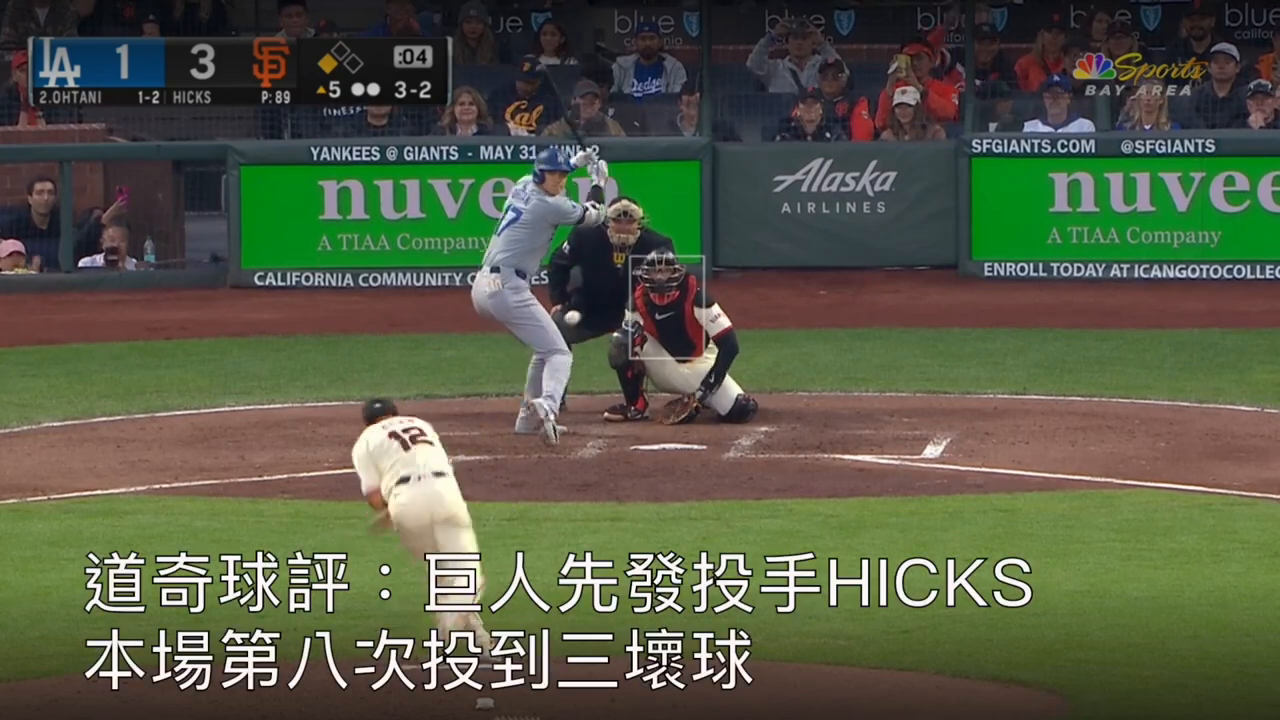
#> input picture frame 2 of video/fastball_7/fastball_7.mp4, 1280 x 720 px
$ python track2.0.py
#> lines starting #> are read from the running program, lines starting #| are printed output that depends on the picture
import cv2
import os

def generate_unique_filename(video_dir, video_name):
    number = 1
    while True:
        output_file_path = os.path.join(video_dir, f'{video_name}-{number}.txt')
        if not os.path.exists(output_file_path):
            return output_file_path
        number += 1

# Load the video
video_path = '../video/fastball_7/fastball_7.mp4'
cap = cv2.VideoCapture(video_path)

# Initialize the tracker
trackers = cv2.legacy.MultiTracker_create()

# Get the first frame
ret, frame = cap.read()
#> frame is the input picture: shape (720, 1280, 3); mean B, G, R 69.8, 90.8, 86

# List to store bounding boxes
bbox_list = []

box_size = 12
# Callback function for mouse events
def draw_bbox(event, x, y, flags, param):
    if event == cv2.EVENT_LBUTTONDOWN:
        bbox = (x-1*box_size, y-1*box_size, 2*box_size, 2*box_size)  # Create a 100x100 square bounding box
        bbox_list.append(bbox)
        cv2.rectangle(frame, (x-1*box_size, y-1*box_size), (x+1*box_size, y+1*box_size), (255, 0, 0), 2)

# Set the callback function for mouse events
cv2.namedWindow("Select Object")
cv2.setMouseCallback("Select Object", draw_bbox)

while True:
    # Display the frame
    cv2.imshow("Select Object", frame)

    # Wait for the Enter key to be pressed
    if cv2.waitKey(1) & 0xFF == 13:  # ASCII value of Enter is 13
#> (key q is pressed here)
        break

# Initialize the tracker with the bounding boxes
for bbox in bbox_list:
    tracker = cv2.legacy.TrackerCSRT_create()
    trackers.add(tracker, frame, bbox)

# Rest of the code remains the same
# 打開文件準備寫入追蹤結果
video_dir = os.path.dirname(video_path)  # 獲取影片所在目錄
video_name = os.path.splitext(os.path.basename(video_path))[0]  # 獲取影片文件名，不包括擴展名
output_file_path = generate_unique_filename(video_dir, video_name)
final_output_file = open(output_file_path, 'w')

total_frames = int(cap.get(cv2.CAP_PROP_FRAME_COUNT))
Output = []
ct = 0
while True:
    # 讀取新的一幀影像
    ret, frame = cap.read()
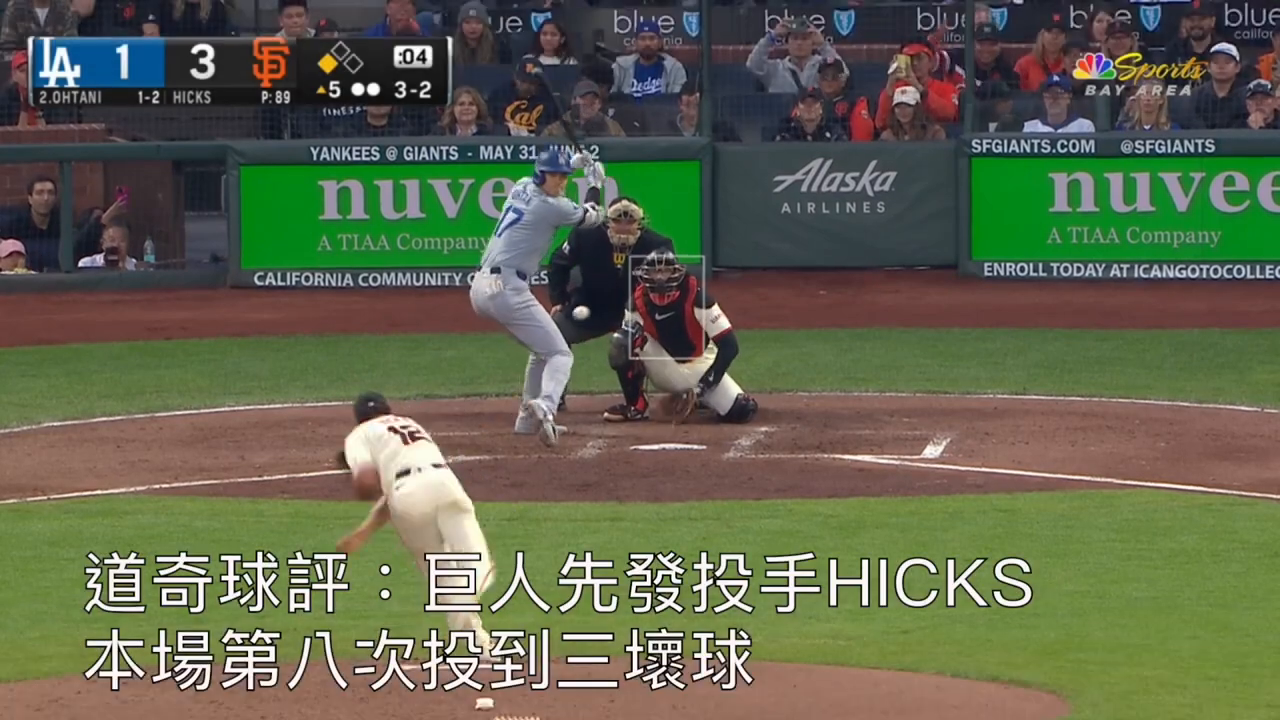
#> input picture frame 3 of video/fastball_7/fastball_7.mp4, 1280 x 720 px
#> frame is the input picture: shape (720, 1280, 3); mean B, G, R 78.2, 101.2, 97.1
    if not ret:
        break

    # 更新追蹤器
    success, boxes = trackers.update(frame)
#> success = True; boxes = ()
    final_output = [0.0] * 13  # 初始化每一幀的結果
    for i, bbox in enumerate(boxes):
        # 繪製追蹤框
        x, y, w, h = [int(pos) for pos in bbox]
        # 繪製追蹤框的中心點
        center_x = x + w // 2
        center_y = y + h // 2
        cv2.rectangle(frame, (x, y), (x+w, y+h), (255, 0, 0), 2)
        cv2.circle(frame, (center_x, center_y), 5, (0, 255, 0), -1)
        # 將中心點坐標寫入文件
        if i < 5:
            final_output[i*2] = -center_y
            final_output[i*2+1] = center_x
        else:
            final_output[11] = -center_y
            final_output[12] = center_x
#> this loop made 0 passes
#> after the loop, final_output = [0, 0, 0, 0, 0, 0, 0, 0, 0, 0, 0, 0, 0]
    # 將每一幀的結果添加到Output列表中
    Output.append(final_output)

    # 顯示結果
    cv2.imshow("Tracking", frame)

    # 按下 'q' 鍵結束追蹤
    if cv2.waitKey(1) & 0xFF == ord('q'):
#> (key q is pressed here)
        break
    ct += 1

#write Output to final_output_file
for i in range(ct):
    for j in range(10):
        final_output_file.write(f"{Output[0][j]} ")
    final_output_file.write(f"{(i+1)/ct*9} ")
    final_output_file.write(f"{Output[i][11]} {Output[i][12]}\n")

# 釋放資源
cap.release()
cv2.destroyAllWindows()

# 關閉文件
final_output_file.close()

$ run again, starting later in the video
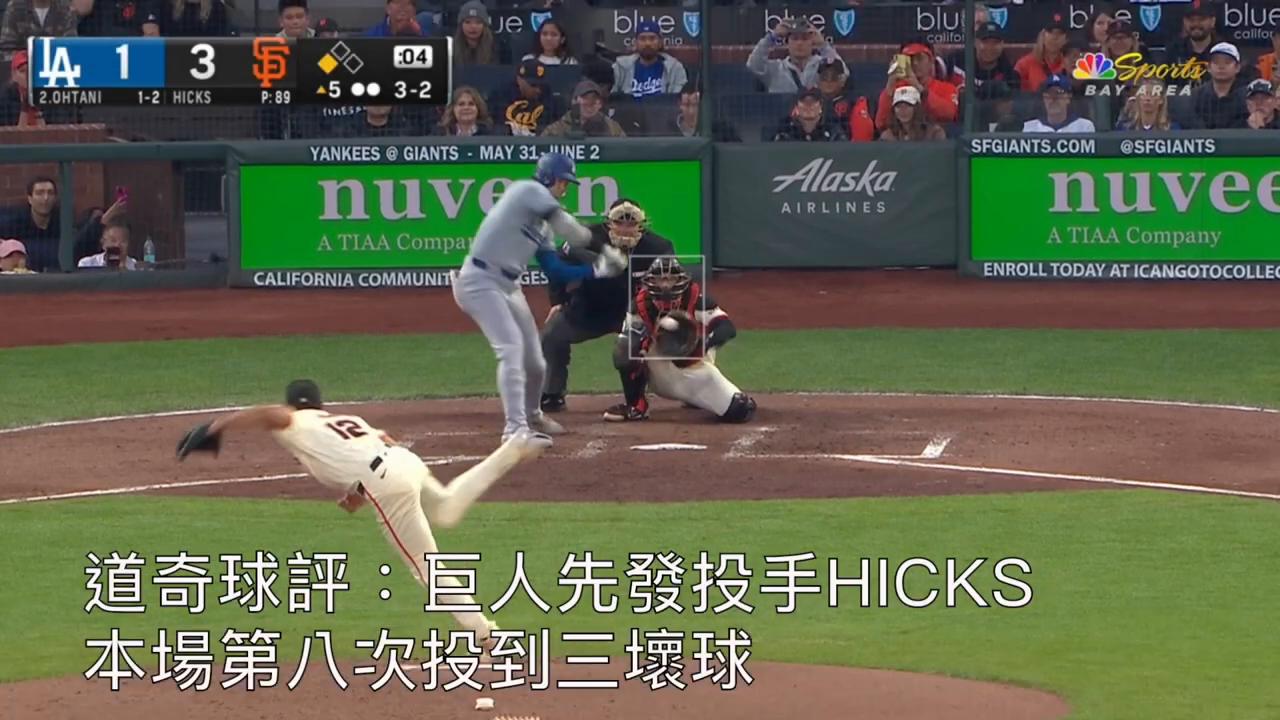
#> input picture frame 10 of video/fastball_7/fastball_7.mp4, 1280 x 720 px
#> frame is the input picture: shape (720, 1280, 3); mean B, G, R 78.4, 101.4, 97.1
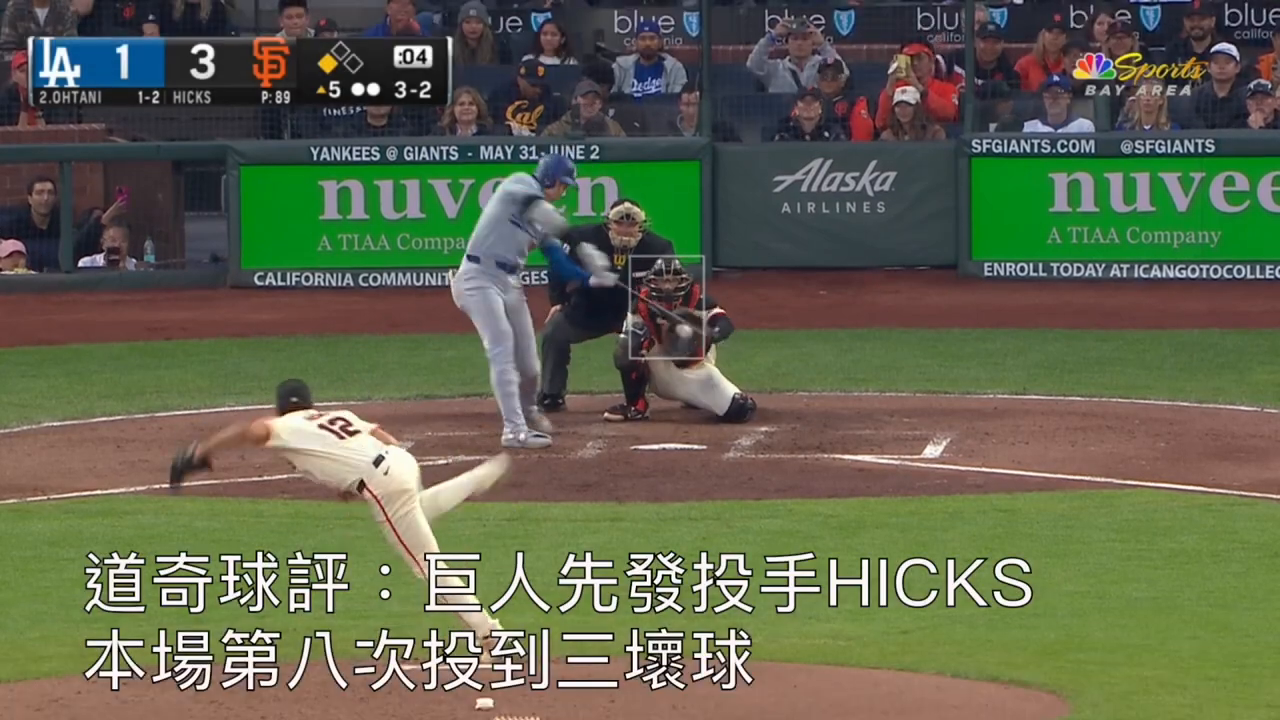
#> input picture frame 11 of video/fastball_7/fastball_7.mp4, 1280 x 720 px
#> frame is the input picture: shape (720, 1280, 3); mean B, G, R 78.5, 101.4, 97.1
#> success = True; boxes = ()
#> after the loop `for i, bbox in enumerate(boxes):`: final_output = [0, 0, 0, 0, 0, 0, 0, 0, 0, 0, 0, 0, 0]
